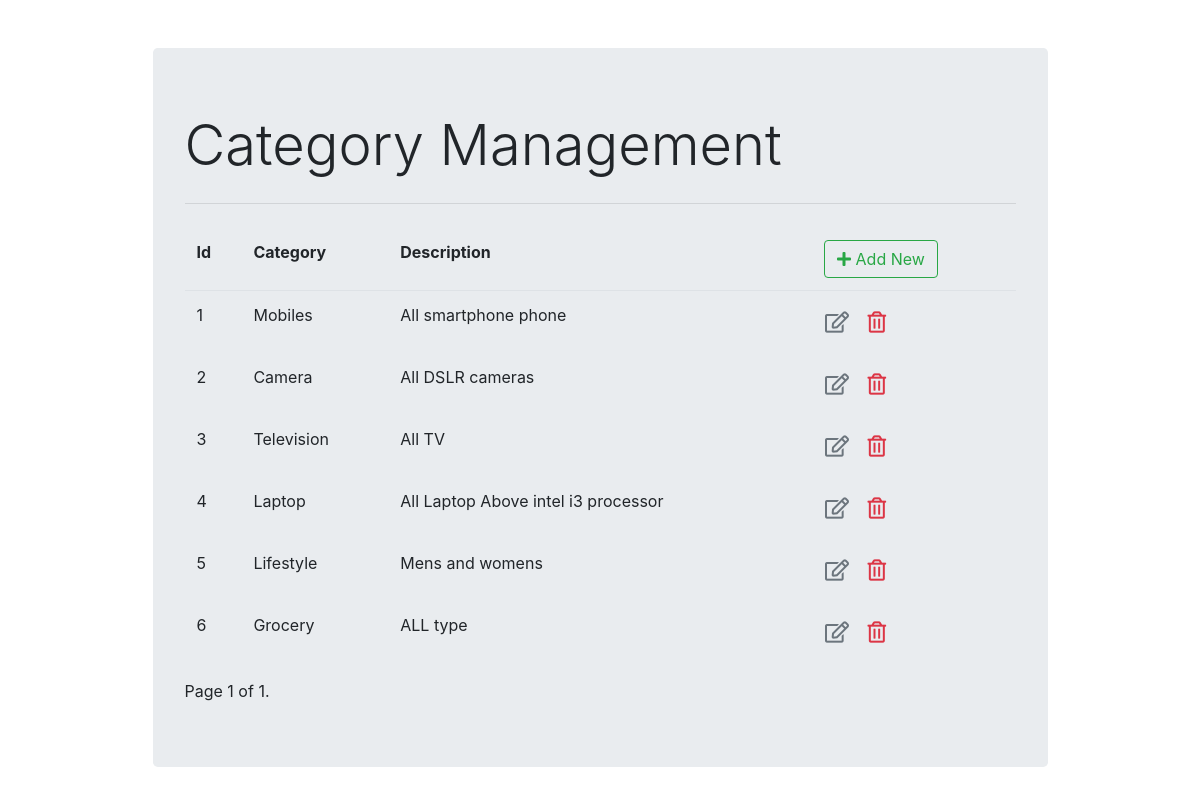
Screenshot of /category/list/ with the database file from the repository.
### djangoapp/models.py (models this page shows, shortened)
class Category(models.Model):
    category=models.CharField(max_length=200,unique=True)
    description=models.CharField(max_length=200)

### djangoapp/views.py (the view)
# urls.py: path('list/', views.category_list,name='category_list'), # get req. to retrieve and display all records
def category_list(request):
    context = Category.objects.all()
    paginator = Paginator(context,10)
    page = request.GET.get('page')
    try:
        posts = paginator.page(page)
    except PageNotAnInteger:
        posts = paginator.page(1)
    except EmptyPage:
        posts = paginator.page(paginator.num_pages)
    return render(request, 'category/category_list.html', {'category_list': posts, 'page': page})

### djangoapp/templates/category/category_list.html (shortened to what this page needs)
{% extends "base.html" %}
{% block content %}
<table class="table table-borderless">
    <thead class="border-bottom font-weight-bold">
        <tr>
            <td>Id</td>
            <td>Category</td>
            <td>Description</td>
            <td>
                <a href="{% url 'category_insert' %}" class="btn btn-outline-success">
                    <i class="fas fa-plus"></i> Add New
                </a>
            </td>
        </tr>
    </thead>
    <tbody>
        {% for category in category_list %}
            <tr>
                <td>{{ category.id }}</td>
                <td>{{ category.category }}</td>
                <td>{{ category.description }}</td>
                <td>
                    <a href="{% url 'category_update' category.id %}" class="btn text-secondary px-0">
                        <i class="far fa-edit fa-lg"></i>
                    </a>
                    <form action="{% url 'category_delete' category.id %}" method="post" class="d-inline">
                        <button type="submit" class="btn">
                            <i class="far fa-trash-alt fa-lg text-danger float-right"></i>
                        </button>
                    </form>
                </td>
            </tr>
        {% endfor %}
    </tbody>
</table>
{% include "pagination.html" with page=category_list %}
{% endblock content %}

### djangoapp/templates/base.html (shortened to what this page needs)
<!DOCTYPE html>
<html lang="en">
<head>
    <link rel="stylesheet" href="https://stackpath.bootstrapcdn.com/bootstrap/4.3.1/css/bootstrap.min.css"
>
    <link rel="stylesheet" href="https://cdnjs.cloudflare.com/ajax/libs/font-awesome/5.11.2/css/all.min.css">
</head>
<body>
    <div class="container">
        <div class="col-md-10 offset-md-1 mt-5">
            <div class="jumbotron">
                <h1 class="display-4">Category Management</h1>
                <hr class="my-4">
                {% block content %}
                {% endblock content %}
            </div>
        </div>
    </div>
</body>
</html>

### djangoapp/templates/pagination.html (shortened to what this page needs)
<div class="pagination">
  <span class="step-links">
    <span class="current">
      Page {{ page.number }} of {{ page.paginator.num_pages }}.
    </span>
  </span>
</div>

### rows the page displays
Category: id "1", category "Mobiles", description "All smartphone phone"
Category: id "2", category "Camera", description "All DSLR cameras"
Category: id "3", category "Television", description "All TV"
Category: id "4", category "Laptop", description "All Laptop Above intel i3 processor"
Category: id "5", category "Lifestyle", description "Mens and womens"
Category: id "6", category "Grocery", description "ALL type"

### other values shown
{{ page.number }} "1"
{{ page.paginator.num_pages }} "1"
